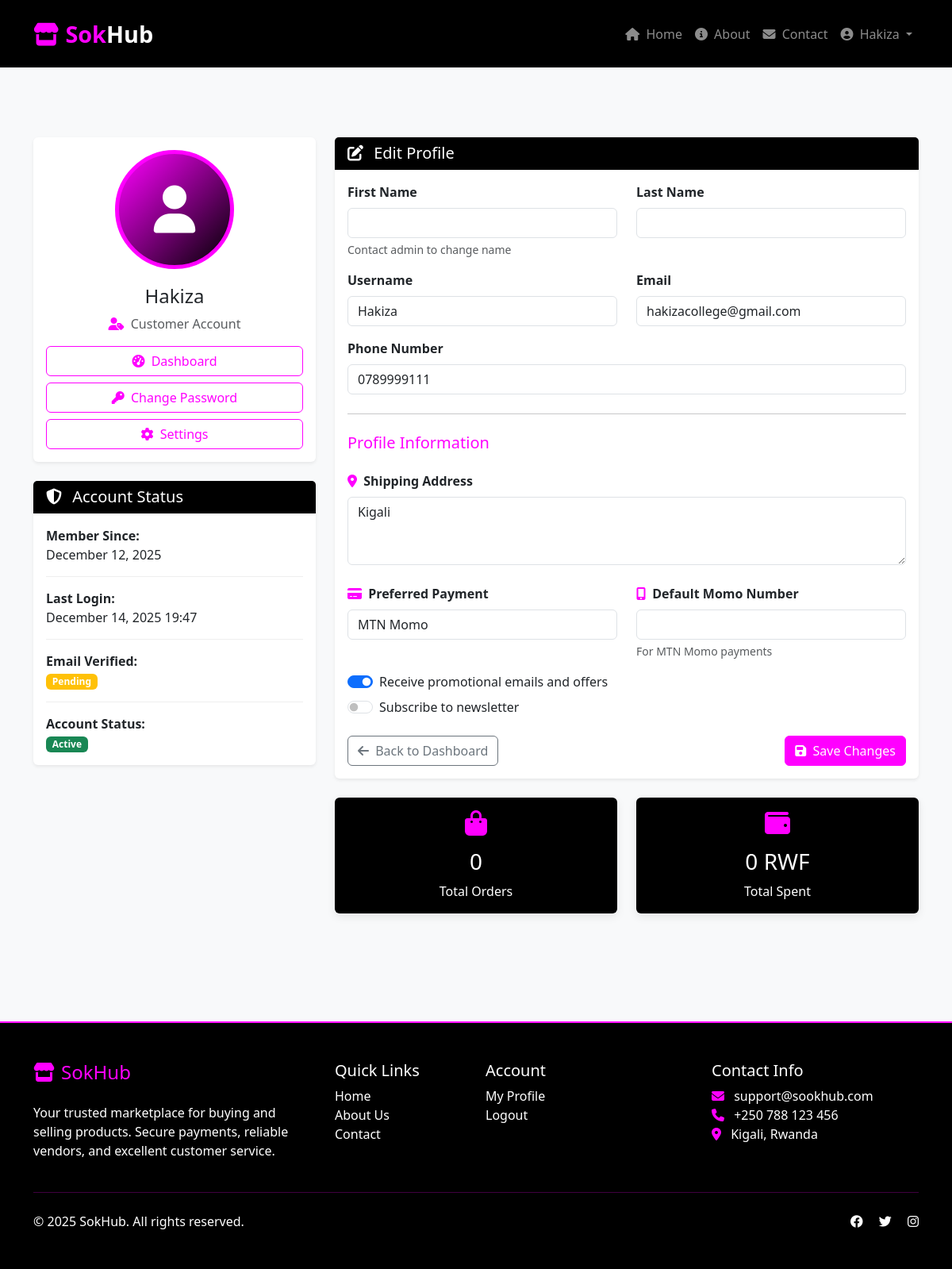
/customer/profile/ (signed in), run on an earlier commit of the app's database.
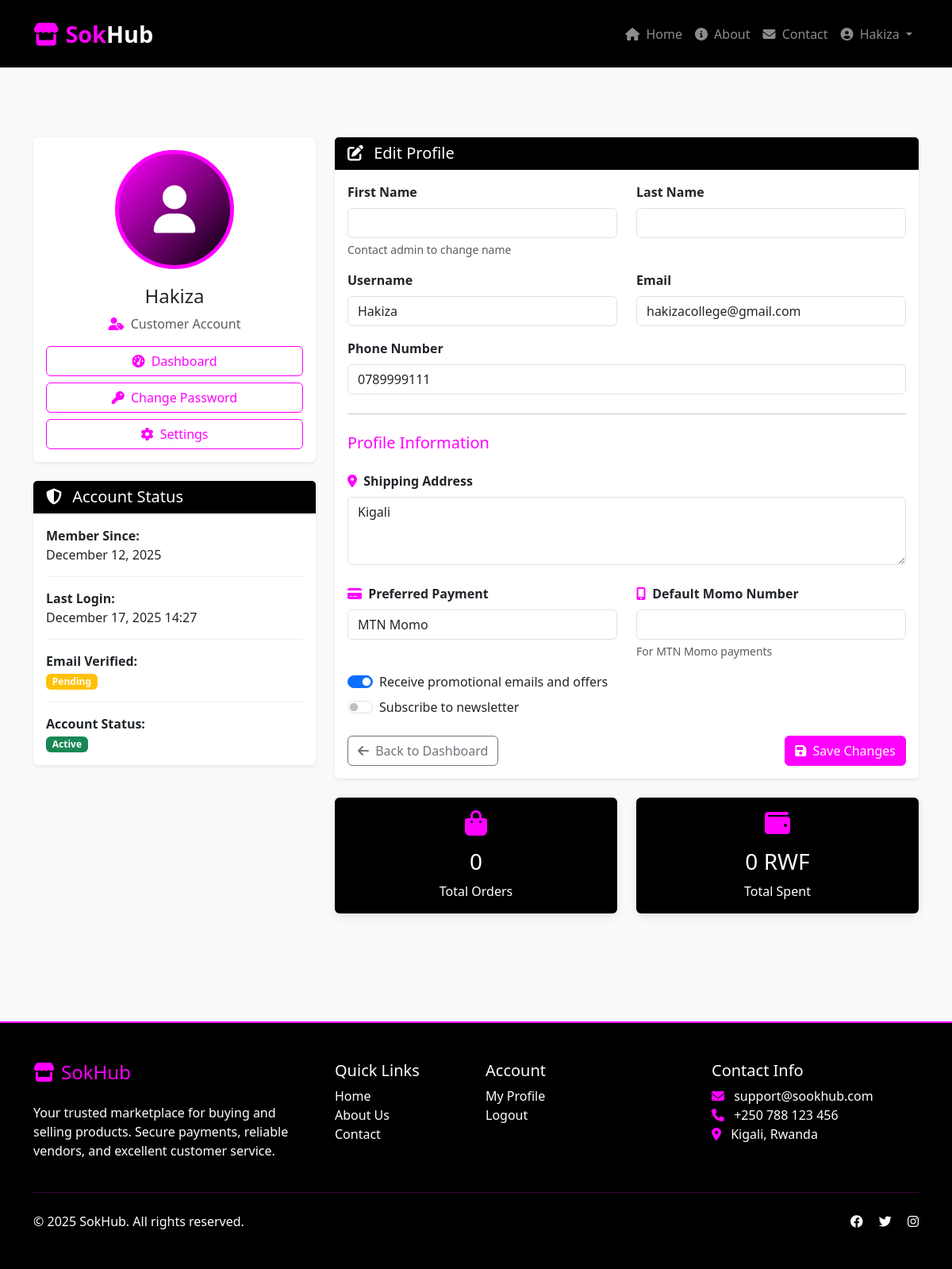
And on a later commit of the database.
### customer/models.py (models this page shows, shortened)
class User(AbstractUser):
    USER_TYPE_CHOICES = (
        ('vendor', 'Vendor'),
        ('customer', 'Customer'),
        ('admin', 'Admin'),
    )
    user_type = models.CharField(max_length=20, choices=USER_TYPE_CHOICES, default='customer')
    phone = models.CharField(max_length=15, unique=True)
    location = models.TextField()
    email = models.EmailField(unique=True)
    date_joined = models.DateTimeField(auto_now_add=True)
    is_email_verified = models.BooleanField(default=False)

### customer/views.py (the view)
# urls.py: path('profile/', views.profile_view, name='profile'),
@login_required
def profile_view(request):
    user = request.user
    if user.user_type == 'vendor':
        return vendor_profile(request)
    elif user.user_type == 'customer':
        return customer_profile(request)
    else:
        return redirect('home')

### customer/form.py
class CustomerProfileForm(forms.ModelForm):
    class Meta:
        model = CustomerProfile
        fields = ['shipping_address', 'preferred_payment', 'default_momo_number',
                 'receive_promotions', 'newsletter_subscription']
        widgets = {
            'shipping_address': forms.Textarea(attrs={'class': 'form-control', 'rows': 3}),
            'preferred_payment': forms.Select(attrs={'class': 'form-control'}),
            'default_momo_number': forms.TextInput(attrs={'class': 'form-control'}),
            'receive_promotions': forms.CheckboxInput(attrs={'class': 'form-check-input'}),
            'newsletter_subscription': forms.CheckboxInput(attrs={'class': 'form-check-input'}),
        }

### customer/templates/consumer/customer_profile.html (shortened to what the changed rows need)
{% extends "base.html" %}
{% block content %}
<div class="container py-5">
    <div class="row">
        <div class="col-lg-4">
            <div class="card shadow-sm mb-4">
                <div class="card-body text-center">
                    <div class="profile-avatar">
                        <i class="fas fa-user"></i>
                    </div>
                    <h4>{{ user.get_full_name|default:user.username }}</h4>
                    <p class="text-muted mb-3">
                        <i class="fas fa-user-tag me-1 text-magenta"></i> Customer Account
                    </p>
                    <div class="d-grid gap-2">
                        <a href="{% url 'customer_dashboard' %}" class="btn btn-outline-magenta">
                        </a>
                        <a href="{% url 'password_change' %}" class="btn btn-outline-magenta">
                        </a>
                        <a href="{% url 'account_settings' %}" class="btn btn-outline-magenta">
                        </a>
                    </div>
                </div>
            </div>
            <div class="card shadow-sm">
                <div class="card-body">
                    <div class="info-item">
                        <strong>Member Since:</strong>
                        <p class="mb-0">{{ user.date_joined|date:"F d, Y" }}</p>
                    </div>
                    <div class="info-item">
                        <strong>Last Login:</strong>
                        <p class="mb-0">{{ user.last_login|date:"F d, Y H:i" }}</p>
                    </div>
                </div>
            </div>
        </div>
        <div class="col-lg-8">
            <div class="card shadow-sm">
                <div class="card-body">
                    <form method="post" novalidate>
                        <div class="row">
                            <div class="col-md-6 mb-3">
                                <label class="form-label fw-bold">Username</label>
                                <input type="text" class="form-control" value="{{ user.username }}" readonly>
                            </div>
                            <div class="col-md-6 mb-3">
                                <label class="form-label fw-bold">Email</label>
                                <input type="email" class="form-control" value="{{ user.email }}" readonly>
                            </div>
                        </div>
                        <div class="mb-3">
                            <label class="form-label fw-bold">Phone Number</label>
                            <input type="text" class="form-control" value="{{ user.phone }}" readonly>
                        </div>
                    </form>
                </div>
            </div>
        </div>
    </div>
</div>
{% endblock %}

### customer/templates/base.html (shortened to what the changed rows need)
<!DOCTYPE html>
<html lang="en">
<head>
    <link href="https://cdn.jsdelivr.net/npm/bootstrap@5.3.0/dist/css/bootstrap.min.css" rel="stylesheet">
    <link rel="stylesheet" href="https://cdnjs.cloudflare.com/ajax/libs/font-awesome/6.4.0/css/all.min.css">
</head>
<body>
    <nav class="navbar navbar-expand-lg navbar-dark bg-black py-3">
        <div class="container">
            <div class="collapse navbar-collapse" id="navbarNav">
                <ul class="navbar-nav ms-auto">
                    {% if user.is_authenticated %}
                        <li class="nav-item dropdown">
                            <a class="nav-link dropdown-toggle" href="#" id="navbarDropdown" role="button" data-bs-toggle="dropdown">
                                <i class="fas fa-user-circle me-1"></i> {{ user.username }}
                            </a>
                        </li>
                    {% endif %}
                </ul>
            </div>
        </div>
    </nav>
    <main class="py-4">
        {% block content %}{% endblock %}
    </main>
</body>
</html>

What changed in the data, as far as the page shows it:
changed User "Hakiza": last_login "December 14, 2025 19:47" → "December 17, 2025 14:27"
